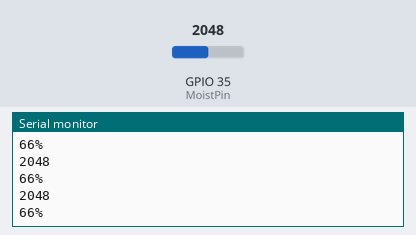
Recording of a sketch running on a simulated ESP32. Parts: the last lines printed to the serial monitor. The inputs (shaded band) are chosen by the test bench; at power-on: GPIO 35 (MoistPin) = 2048.

Above: at 1.3 s.
1.4 s: GPIO 35 (MoistPin) set to 3056
At 1.9 s:
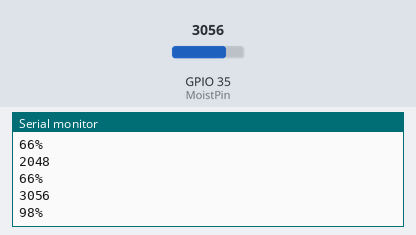
2.9 s: GPIO 35 (MoistPin) set to 3126
At 3.4 s:
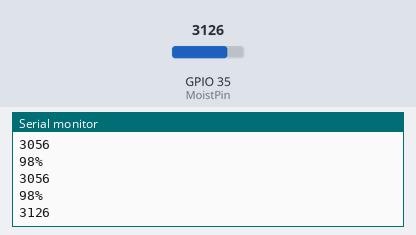
Timing chart, 0 to 5.9 s (numbered marks = the images above; inputs shaded):
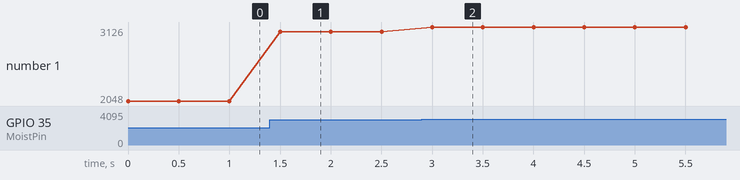

Measured:
- the behaviour switches between 3099 and 3100 on GPIO 35 (MoistPin) (found by bisection; images 1 and 2)
- after the input at 1.4 s, the serial monitor: prints a new line after 0.10 s (image 1)
- after the input at 2.9 s, the serial monitor: prints a new line after 0.10 s (image 2)
- plotted number 1: 2048 → 3056 after the input at 1.4 s, 3056 → 3126 after the input at 2.9 s

The sketch:

Capacitive_Soli_Moist_Sensor.ino
```cpp
/*
Find soil moisture level using generic capacitive moisture sensor (3 Pins)
https://www.clevertronics.blogspot.com
Used Hardware : ESP32 by ESPRESSIF SYSTEMS
Used IDE : Arduino IDE 1.8.12
*/

const int AirValue = 0;   //Replace this value with ADC value when probe is in air(Val_1).
const int WaterValue = 3100;  //Replace this with ADC value when probe is fully dipped in water(Val_2).
int soilMoistureValue = 0;
int soilmoisturepercent=0;

const int MoistPin=35; // ADC PIN in your MCU

void setup()
{
  Serial.begin(9600); // open serial port, set the baud rate to 9600 bps
}

void loop()
{
soilMoistureValue = analogRead(MoistPin);  //Reads the capacitive sensor value.

Serial.println(soilMoistureValue); // This is pure ADC value. Use this for above 2 test cases(Val_1 and Val_2).

soilmoisturepercent = map(soilMoistureValue, AirValue, WaterValue, 0, 100);

if(soilmoisturepercent > 100)
{
  Serial.println("100 %");
}
else if(soilmoisturepercent <0)
{
  Serial.println("0 %");
}
else if(soilmoisturepercent >0 && soilmoisturepercent < 100)
{
  Serial.print(soilmoisturepercent);
  Serial.println("%");

}
  delay(500);
}
```
